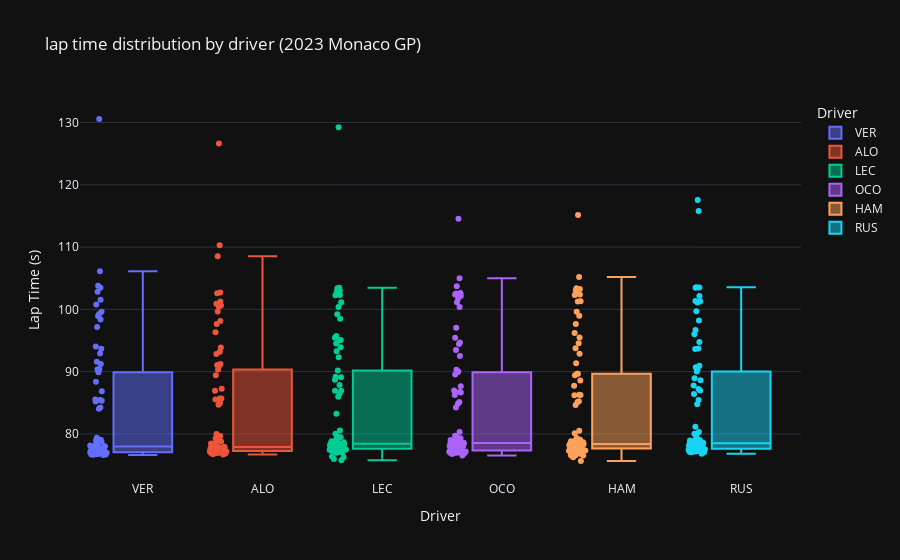

Notebook code for this chart:
### Markdown cell above
# lap time comparission between drivers

### Code cell
laps["LapTimeSeconds"] = laps["LapTime"].dt.total_seconds()
drivers = ["VER", "ALO", "HAM", "OCO", "RUS", "LEC"]
cleaned = laps[laps["Driver"].isin(drivers)]

fig = px.box(
    cleaned,
    x = "Driver",
    y = "LapTimeSeconds",
    points = "all",
    color = "Driver",
    title = "lap time distribution by driver (2023 Monaco GP)",
    labels = {'LapTimeSeconds': 'Lap Time (s)', 'Driver': 'Driver'}
)
fig.show()
os.makedirs("images", exist_ok=True)
fig.write_image(f"images/lap_time_distribution_{race}.png")

### Figure 1 — Plotly figure (JSON) as saved in the notebook; plotly's stock layout.template omitted (floating-point values rounded to 4 significant figures)
{"data": [{"alignmentgroup": "True", "boxpoints": "all", "hovertemplate": "Driver=%{x}<br>Lap Time (s)=%{y}<extra></extra>", "legendgroup": "VER", "marker": {"color": "#636efa"}, "name": "VER", "notched": false, "offsetgroup": "VER", "orientation": "v", "showlegend": true, "x": ["VER", "VER", "VER", "VER", "VER", "VER", "VER", "VER", "VER", "VER", "VER", "VER", "VER", "VER", "VER", "VER", "VER", "VER", "VER", "VER", "VER", "VER", "VER", "VER", "VER", "VER", "VER", "VER", "VER", "VER", "VER", "VER", "VER", "VER", "VER", "VER", "VER", "VER", "VER", "VER", "VER", "VER", "VER", "VER", "VER", "VER", "VER", "VER", "VER", "VER", "VER", "VER", "VER", "VER", "VER", "VER", "VER", "VER", "VER", "VER", "VER", "VER", "VER", "VER", "VER", "VER", "VER", "VER", "VER", "VER", "VER", "VER", "VER", "VER", "VER", "VER", "VER", "VER"], "x0": " ", "xaxis": "x", "y": [84.24, 79.37, 79.07, 78.13, 78.02, 77.64, 77.63, 77.4, 77.03, 77.08, 76.86, 76.99, 77.43, 77.06, 77.08, 76.82, 76.86, 76.71, 76.82, 77.21, 76.8, 76.66, 76.6, 76.8, 77.18, 77.21, 77.26, 77.77, 78.0, 78.16, 78.74, 78.82, 78.95, 78.04, 78.02, 77.97, 77.27, 77.12, 76.97, 77.16, 76.94, 76.8, 76.96, 76.72, 76.7, 77.08, 77.16, 77.06, 77.43, 77.31, 77.43, 84.05, 89.92, 98.95, 130.6, 106.1, 103.5, 102.8, 103.8, 101.5, 100.8, 99.27, 99.61, 98.36, 97.16, 94.03, 92.92, 93.66, 91.61, 91.24, 90.36, 90.4, 88.39, 86.86, 85.52, 85.32, 85.46, 85.2], "y0": " ", "yaxis": "y", "type": "box"}, {"alignmentgroup": "True", "boxpoints": "all", "hovertemplate": "Driver=%{x}<br>Lap Time (s)=%{y}<extra></extra>", "legendgroup": "ALO", "marker": {"color": "#EF553B"}, "name": "ALO", "notched": false, "offsetgroup": "ALO", "orientation": "v", "showlegend": true, "x": ["ALO", "ALO", "ALO", "ALO", "ALO", "ALO", "ALO", "ALO", "ALO", "ALO", "ALO", "ALO", "ALO", "ALO", "ALO", "ALO", "ALO", "ALO", "ALO", "ALO", "ALO", "ALO", "ALO", "ALO", "ALO", "ALO", "ALO", "ALO", "ALO", "ALO", "ALO", "ALO", "ALO", "ALO", "ALO", "ALO", "ALO", "ALO", "ALO", "ALO", "ALO", "ALO", "ALO", "ALO", "ALO", "ALO", "ALO", "ALO", "ALO", "ALO", "ALO", "ALO", "ALO", "ALO", "ALO", "ALO", "ALO", "ALO", "ALO", "ALO", "ALO", "ALO", "ALO", "ALO", "ALO", "ALO", "ALO", "ALO", "ALO", "ALO", "ALO", "ALO", "ALO", "ALO", "ALO", "ALO", "ALO", "ALO"], "x0": " ", "xaxis": "x", "y": [85.53, 79.65, 79.11, 78.78, 77.94, 77.95, 77.5, 77.39, 77.78, 77.32, 77.25, 77.59, 78.44, 77.51, 77.44, 77.17, 77.7, 77.53, 77.26, 77.13, 77.66, 77.95, 77.27, 77.28, 77.18, 77.14, 77.23, 77.56, 77.11, 76.97, 77.26, 77.64, 77.82, 79.3, 78.63, 77.88, 77.97, 77.14, 77.7, 77.63, 77.02, 76.72, 76.67, 76.92, 76.86, 77.11, 77.11, 76.93, 76.99, 77.41, 79.99, 84.97, 90.86, 110.3, 126.6, 108.5, 102.6, 101.3, 100.9, 100.6, 102.7, 100.5, 99.67, 98.14, 97.64, 96.33, 93.2, 92.84, 93.86, 91.23, 91.06, 89.42, 90.35, 87.25, 85.7, 86.93, 84.7, 85.67], "y0": " ", "yaxis": "y", "type": "box"}, {"alignmentgroup": "True", "boxpoints": "all", "hovertemplate": "Driver=%{x}<br>Lap Time (s)=%{y}<extra></extra>", "legendgroup": "LEC", "marker": {"color": "#00cc96"}, "name": "LEC", "notched": false, "offsetgroup": "LEC", "orientation": "v", "showlegend": true, "x": ["LEC", "LEC", "LEC", "LEC", "LEC", "LEC", "LEC", "LEC", "LEC", "LEC", "LEC", "LEC", "LEC", "LEC", "LEC", "LEC", "LEC", "LEC", "LEC", "LEC", "LEC", "LEC", "LEC", "LEC", "LEC", "LEC", "LEC", "LEC", "LEC", "LEC", "LEC", "LEC", "LEC", "LEC", "LEC", "LEC", "LEC", "LEC", "LEC", "LEC", "LEC", "LEC", "LEC", "LEC", "LEC", "LEC", "LEC", "LEC", "LEC", "LEC", "LEC", "LEC", "LEC", "LEC", "LEC", "LEC", "LEC", "LEC", "LEC", "LEC", "LEC", "LEC", "LEC", "LEC", "LEC", "LEC", "LEC", "LEC", "LEC", "LEC", "LEC", "LEC", "LEC", "LEC", "LEC", "LEC", "LEC", "LEC"], "x0": " ", "xaxis": "x", "y": [89.11, 80.55, 80.02, 79.47, 78.84, 78.83, 78.64, 79.17, 78.81, 78.22, 78.16, 78.15, 78.02, 78.39, 78.31, 78.32, 78.23, 78.36, 78.19, 78.36, 78.13, 77.89, 77.92, 77.59, 77.62, 77.88, 77.6, 77.48, 77.06, 77.56, 77.88, 77.28, 77.16, 77.46, 77.47, 77.49, 77.36, 77.48, 77.21, 77.24, 78.33, 77.8, 78.45, 95.44, 79.56, 75.77, 76.36, 76.97, 76.28, 75.96, 77.02, 83.24, 93.26, 95.72, 129.2, 103.0, 103.4, 103.5, 102.3, 102.9, 102.3, 101.1, 100.4, 99.22, 98.48, 95.05, 94.52, 93.9, 95.09, 92.31, 90.2, 88.68, 89.18, 87.85, 86.92, 86.44, 85.97, 86.94], "y0": " ", "yaxis": "y", "type": "box"}, {"alignmentgroup": "True", "boxpoints": "all", "hovertemplate": "Driver=%{x}<br>Lap Time (s)=%{y}<extra></extra>", "legendgroup": "OCO", "marker": {"color": "#ab63fa"}, "name": "OCO", "notched": false, "offsetgroup": "OCO", "orientation": "v", "showlegend": true, "x": ["OCO", "OCO", "OCO", "OCO", "OCO", "OCO", "OCO", "OCO", "OCO", "OCO", "OCO", "OCO", "OCO", "OCO", "OCO", "OCO", "OCO", "OCO", "OCO", "OCO", "OCO", "OCO", "OCO", "OCO", "OCO", "OCO", "OCO", "OCO", "OCO", "OCO", "OCO", "OCO", "OCO", "OCO", "OCO", "OCO", "OCO", "OCO", "OCO", "OCO", "OCO", "OCO", "OCO", "OCO", "OCO", "OCO", "OCO", "OCO", "OCO", "OCO", "OCO", "OCO", "OCO", "OCO", "OCO", "OCO", "OCO", "OCO", "OCO", "OCO", "OCO", "OCO", "OCO", "OCO", "OCO", "OCO", "OCO", "OCO", "OCO", "OCO", "OCO", "OCO", "OCO", "OCO", "OCO", "OCO", "OCO", "OCO"], "x0": " ", "xaxis": "x", "y": [86.64, 80.3, 79.7, 79.31, 79.04, 78.73, 78.78, 78.53, 78.59, 78.46, 78.27, 78.52, 78.03, 78.06, 78.02, 77.95, 78.37, 78.22, 78.07, 78.09, 78.16, 78.06, 77.87, 77.5, 77.45, 77.43, 77.14, 76.94, 77.18, 77.33, 77.33, 94.67, 79.29, 76.95, 77.09, 77.3, 77.14, 77.05, 77.17, 77.03, 76.53, 77.01, 77.0, 77.03, 77.27, 76.78, 76.96, 76.97, 77.09, 77.84, 79.45, 86.99, 89.91, 114.5, 102.4, 101.8, 102.6, 103.7, 105.0, 102.5, 102.6, 102.1, 101.1, 100.4, 97.03, 95.46, 94.46, 93.48, 92.5, 90.3, 90.03, 89.54, 87.67, 86.71, 85.13, 84.83, 86.24, 84.23], "y0": " ", "yaxis": "y", "type": "box"}, {"alignmentgroup": "True", "boxpoints": "all", "hovertemplate": "Driver=%{x}<br>Lap Time (s)=%{y}<extra></extra>", "legendgroup": "HAM", "marker": {"color": "#FFA15A"}, "name": "HAM", "notched": false, "offsetgroup": "HAM", "orientation": "v", "showlegend": true, "x": ["HAM", "HAM", "HAM", "HAM", "HAM", "HAM", "HAM", "HAM", "HAM", "HAM", "HAM", "HAM", "HAM", "HAM", "HAM", "HAM", "HAM", "HAM", "HAM", "HAM", "HAM", "HAM", "HAM", "HAM", "HAM", "HAM", "HAM", "HAM", "HAM", "HAM", "HAM", "HAM", "HAM", "HAM", "HAM", "HAM", "HAM", "HAM", "HAM", "HAM", "HAM", "HAM", "HAM", "HAM", "HAM", "HAM", "HAM", "HAM", "HAM", "HAM", "HAM", "HAM", "HAM", "HAM", "HAM", "HAM", "HAM", "HAM", "HAM", "HAM", "HAM", "HAM", "HAM", "HAM", "HAM", "HAM", "HAM", "HAM", "HAM", "HAM", "HAM", "HAM", "HAM", "HAM", "HAM", "HAM", "HAM", "HAM"], "x0": " ", "xaxis": "x", "y": [88.58, 80.53, 80.11, 79.36, 78.74, 78.96, 78.65, 79.05, 78.83, 78.17, 77.93, 78.23, 78.08, 78.42, 78.19, 78.31, 78.25, 78.37, 78.21, 78.12, 78.31, 77.39, 78.05, 77.43, 77.64, 77.72, 77.32, 77.33, 77.37, 77.74, 95.47, 78.17, 75.65, 78.36, 77.16, 77.69, 77.71, 77.17, 77.29, 76.96, 76.59, 76.58, 76.53, 76.88, 78.83, 76.85, 76.26, 76.86, 76.78, 77.11, 78.29, 86.24, 91.34, 115.1, 99.6, 101.3, 103.3, 103.4, 105.2, 103.0, 102.4, 102.3, 101.3, 98.96, 97.64, 96.2, 94.54, 92.87, 93.76, 89.68, 89.67, 89.42, 87.73, 86.3, 85.24, 84.65, 86.21, 85.11], "y0": " ", "yaxis": "y", "type": "box"}, {"alignmentgroup": "True", "boxpoints": "all", "hovertemplate": "Driver=%{x}<br>Lap Time (s)=%{y}<extra></extra>", "legendgroup": "RUS", "marker": {"color": "#19d3f3"}, "name": "RUS", "notched": false, "offsetgroup": "RUS", "orientation": "v", "showlegend": true, "x": ["RUS", "RUS", "RUS", "RUS", "RUS", "RUS", "RUS", "RUS", "RUS", "RUS", "RUS", "RUS", "RUS", "RUS", "RUS", "RUS", "RUS", "RUS", "RUS", "RUS", "RUS", "RUS", "RUS", "RUS", "RUS", "RUS", "RUS", "RUS", "RUS", "RUS", "RUS", "RUS", "RUS", "RUS", "RUS", "RUS", "RUS", "RUS", "RUS", "RUS", "RUS", "RUS", "RUS", "RUS", "RUS", "RUS", "RUS", "RUS", "RUS", "RUS", "RUS", "RUS", "RUS", "RUS", "RUS", "RUS", "RUS", "RUS", "RUS", "RUS", "RUS", "RUS", "RUS", "RUS", "RUS", "RUS", "RUS", "RUS", "RUS", "RUS", "RUS", "RUS", "RUS", "RUS", "RUS", "RUS", "RUS", "RUS"], "x0": " ", "xaxis": "x", "y": [90.39, 81.16, 80.29, 80.03, 78.84, 78.94, 78.58, 78.99, 79.03, 78.57, 78.48, 78.46, 77.79, 78.29, 78.53, 78.5, 78.24, 78.23, 78.3, 78.32, 78.09, 77.88, 78.11, 77.71, 77.65, 77.9, 77.84, 77.35, 77.33, 77.3, 77.4, 77.47, 77.56, 77.57, 77.57, 77.11, 77.33, 77.19, 77.34, 77.22, 77.32, 77.98, 77.85, 77.97, 77.55, 77.07, 77.06, 76.8, 77.22, 77.64, 79.64, 84.75, 88.62, 117.5, 115.8, 101.3, 103.6, 102.2, 103.5, 103.5, 101.3, 101.1, 99.71, 98.23, 96.7, 95.99, 94.75, 93.65, 93.73, 90.93, 90.71, 90.01, 88.92, 87.79, 86.4, 85.44, 86.98, 87.21], "y0": " ", "yaxis": "y", "type": "box"}], "layout": {"xaxis": {"anchor": "y", "domain": [0.0, 1.0], "title": {"text": "Driver"}, "categoryorder": "array", "categoryarray": ["VER", "ALO", "LEC", "OCO", "HAM", "RUS"]}, "yaxis": {"anchor": "x", "domain": [0.0, 1.0], "title": {"text": "Lap Time (s)"}}, "legend": {"title": {"text": "Driver"}, "tracegroupgap": 0}, "title": {"text": "lap time distribution by driver (2023 Monaco GP)"}, "boxmode": "overlay"}}
